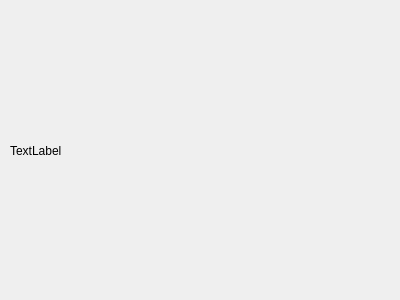
<?xml version="1.0" encoding="UTF-8"?>
<ui version="4.0">
 <class>FormSpeed</class>
 <widget class="QWidget" name="FormSpeed">
  <property name="geometry">
   <rect>
    <x>0</x>
    <y>0</y>
    <width>400</width>
    <height>300</height>
   </rect>
  </property>
  <property name="windowTitle">
   <string>Form</string>
  </property>
  <widget class="QLabel" name="SpeedLabel">
   <property name="geometry">
    <rect>
     <x>10</x>
     <y>10</y>
     <width>381</width>
     <height>281</height>
    </rect>
   </property>
   <property name="text">
    <string>TextLabel</string>
   </property>
  </widget>
 </widget>
 <resources/>
 <connections/>
</ui>
